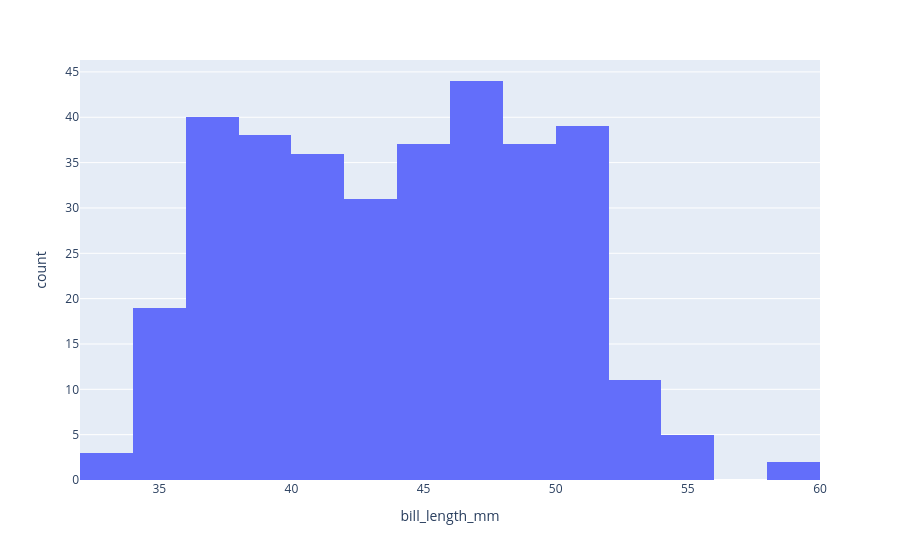

Here is the notebook cell this chart was saved with:
### Code cell
fig = px.histogram(penguin_dataset, x="bill_length_mm")
fig.show()

### Figure 1 — Plotly figure (JSON) as saved in the notebook; plotly's stock layout.template omitted (floating-point values rounded to 4 significant figures; data arrays with more than 128 entries replaced by an {"elided": "..."} marker saying what was removed)
{"data": [{"bingroup": "x", "hovertemplate": "bill_length_mm=%{x}<br>count=%{y}<extra></extra>", "legendgroup": "", "marker": {"color": "#636efa", "pattern": {"shape": ""}}, "name": "", "orientation": "v", "showlegend": false, "type": "histogram", "x": {"elided": "344 float values"}, "xaxis": "x", "yaxis": "y"}], "layout": {"barmode": "relative", "legend": {"tracegroupgap": 0}, "margin": {"t": 60}, "xaxis": {"anchor": "y", "domain": [0, 1], "title": {"text": "bill_length_mm"}}, "yaxis": {"anchor": "x", "domain": [0, 1], "title": {"text": "count"}}}}
